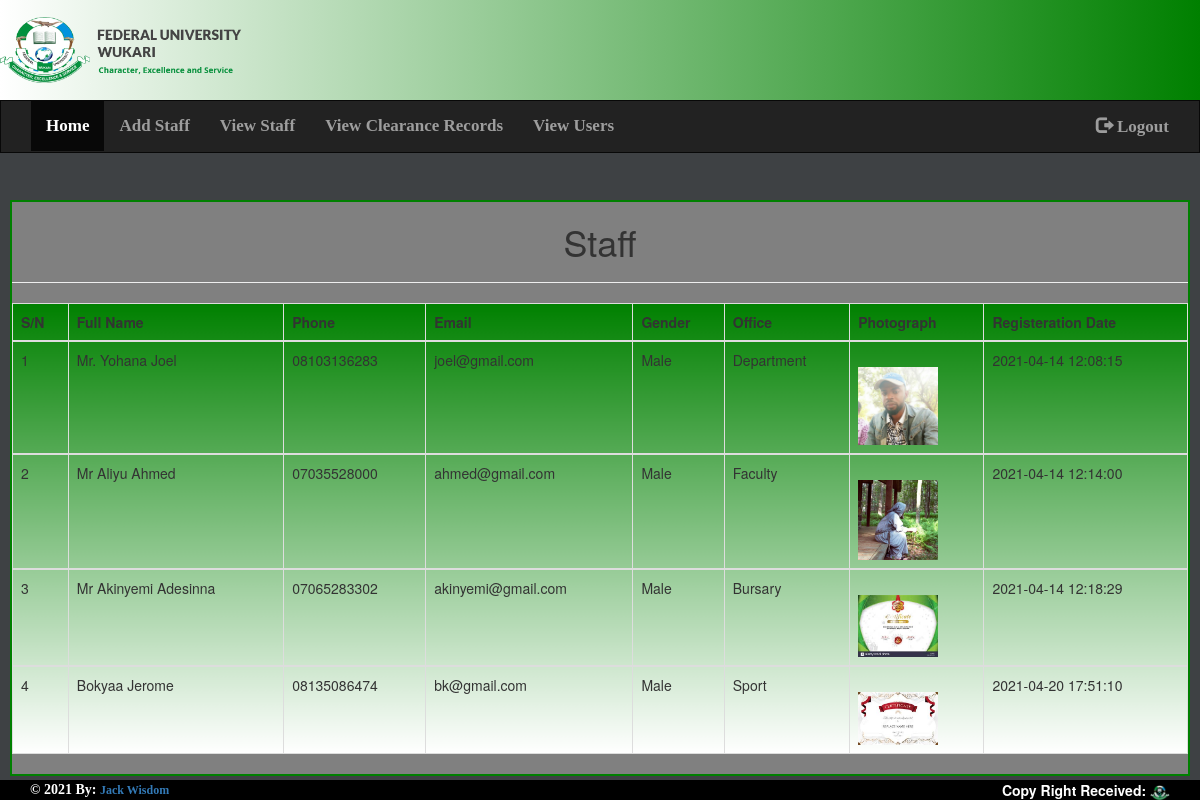
Page /Admin/staff.php on the committed database.
### tables this page shows
CREATE TABLE `staff` (
  `id` int(255) NOT NULL,
  `fullname` varchar(50) NOT NULL,
  `phone` varchar(11) NOT NULL,
  `email` varchar(50) NOT NULL,
  `gender` varchar(50) NOT NULL,
  `office` varchar(50) NOT NULL,
  `profile_image` varchar(255) NOT NULL,
  `create_datetime` varchar(70) NOT NULL
);

### Admin/staff.php (the view, shortened to what this page needs)
<?php include 'Include/header.php';?>
<!DOCTYPE html>
<html>
<head>
    <link rel="stylesheet" type="text/css" href="style.css">
</head>
<body style="background-color: #3e4144;">
	<?php include 'Includes/header.php';?>
    <?php
     include '../inc/db.php';
    $sql = $con->query("SELECT * FROM staff")
     ?>
		<fieldset class="photo" style="margin-top: 200px;">
			<h1>Staff</h1>
			<hr>
			<div class="table-responsive">
    <table class="table table-bordered">
        <thead>
      <tr>
        <th>S/N</th>
        <th>Full Name</th>
        <th>Phone</th>
        <th>Email</th>
        <th>Gender</th>
        <th>Office</th>
        <th>Photograph</th>
        <th>Registeration Date</th>
      </tr>
    </thead>
     <?php $no=1;  while ($row = mysqli_fetch_array($sql)) { ?>
    <tbody>
         <tr>
        <td><?php echo $no++; ?></td>
        <td><?php echo $row['fullname'];?></td>
          <td><?php echo $row['phone'];?></td>
          <td><?php echo $row['email'];?></td>
          <td><?php echo $row['gender'];?></td>
          <td><?php echo $row['office'];?></td>
          <td><img src="../Admin/Images/<?php echo $row['profile_image'];  ?>" class="img-responsive" width="80" hight="110"></td>
          <td><?php echo $row['create_datetime']; ?></td>
            <?php } ?>
      </tr>
    </tbody>
  </table>
</div>
		</fieldset>
    <?php include '../footer.php';?>
</body>
</html>

### Admin/Include/header.php (shortened to what this page needs)
<!DOCTYPE html>
<html lang="en">
<head>
  <link rel="stylesheet" href="../../maxcdn.bootstrapcdn.com/bootstrap/3.4.1/css/bootstrap.min.css">
</head>
<body>
</body>
</html>

### Admin/Includes/header.php (shortened to what this page needs)
<!DOCTYPE html>
<html>
<head>
  <link rel="stylesheet" href="https://maxcdn.bootstrapcdn.com/bootstrap/3.4.1/css/bootstrap.min.css">
	<link rel="stylesheet" type="text/css" href="style.css">
	<?php include 'Include/header.php';?>
</head>
<body>
	<header style="position: fixed; top: 0; width: 100%;">
		<div id="top_header">
			<img src="../logofuw.png" class="image-responsive" width="250" hight="250">
	</div>
	<nav class="navbar navbar-inverse" style="border-radius: 0px;">
  <div class="container-fluid">
    <div class="collapse navbar-collapse" id="myNavbar">
      <ul class="nav navbar-nav">
        <li class="active"><a href="admindashboard.php">Home</a></li>
        <li><a href="addstaff.php">Add Staff</a></li>
        <li><a href="staff.php">View Staff</a></li>
        <li><a href="clearanceunits.php">View Clearance Records</a></li>
        <li><a href="users.php">View Users</a></li>
      </ul>
      <ul class="nav navbar-nav navbar-right">
        <li><a href="logout.php"><span class="glyphicon glyphicon-log-out"></span> Logout</a></li>
      </ul>
    </div>
  </div>
	</nav>
	</header>
	<?php include 'Include/header.php';?>
</body>
</html>

### footer.php
<div class="main-footer" style="background-color: black; height: 20px; width: 100%; position: fixed; bottom: 0;">
	<div class="container">
		<div class="pull-right hidden-xs">
			<b style="color: white">Copy Right Received: <img src="logo.png" width="20" height="15" style="margin: 1px auto;"></b>
		</div>
		<strong style="color: white;"><p> &copy;  2021 By: <a style="font-size: 12px;" href="www.fb.com/Jack Wisdom">Jack Wisdom</a></p></strong>
	</div>
</div>

### Admin/style.css (style rules this page uses)
body { background: #3e4144; }
* { margin: 0px; padding: 0px; }
header, section, footer, aside, nav, article, hgroup { display: block; }
p { font-family: tahoma; }
.photo { background-color: gray; margin-left: 10px; margin-right: 10px; border: 2px solid green; align-content: }
table { background: -webkit-linear-gradient(green,white); }

### Admin/Includes/header.php (style rules this page uses)
h1 { text-align: center; }
#top_header { display: block; background: -webkit-linear-gradient(left, white , green); height: 100px; }
a { font-family: tahoma; font-weight: bold; font-size: 17px; }
img { margin-top: 17px; }

### rows in the picture
staff: fullname "Mr. Yohana Joel", phone "08103136283", email "joel@gmail.com", gender "Male", office "Department", profile_image (picture), create_datetime "2021-04-14 12:08:15"
staff: fullname "Mr Aliyu Ahmed", phone "07035528000", email "ahmed@gmail.com", gender "Male", office "Faculty", profile_image (picture), create_datetime "2021-04-14 12:14:00"
staff: fullname "Mr Akinyemi Adesinna", phone "07065283302", email "akinyemi@gmail.com", gender "Male", office "Bursary", profile_image (picture), create_datetime "2021-04-14 12:18:29"
staff: fullname "Bokyaa Jerome", phone "08135086474", email "bk@gmail.com", gender "Male", office "Sport", profile_image (picture), create_datetime "2021-04-20 17:51:10"
